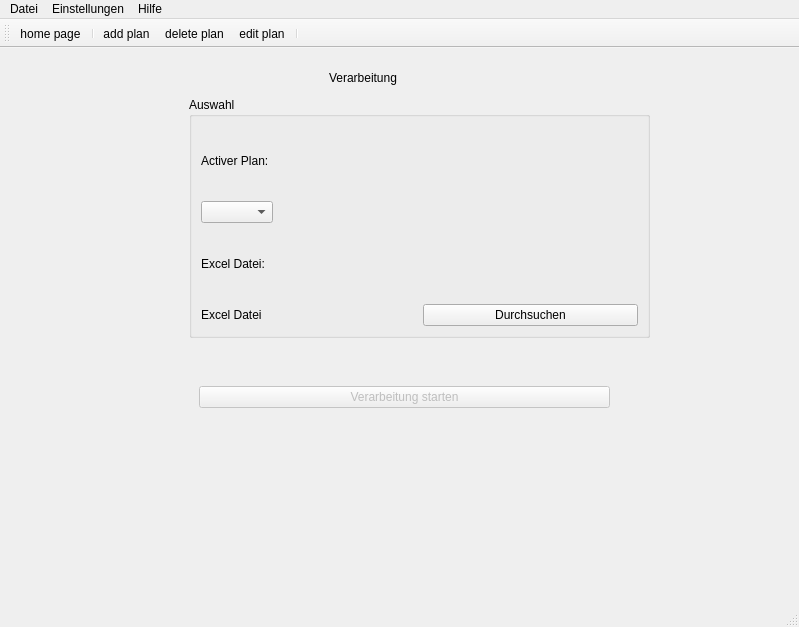
<?xml version="1.0" encoding="UTF-8"?>
<ui version="4.0">
 <class>MainWindow</class>
 <widget class="QMainWindow" name="MainWindow">
  <property name="geometry">
   <rect>
    <x>0</x>
    <y>0</y>
    <width>799</width>
    <height>627</height>
   </rect>
  </property>
  <property name="sizePolicy">
   <sizepolicy hsizetype="Expanding" vsizetype="Expanding">
    <horstretch>0</horstretch>
    <verstretch>0</verstretch>
   </sizepolicy>
  </property>
  <property name="windowTitle">
   <string>Fair Einwahl</string>
  </property>
  <widget class="QWidget" name="centralwidget">
   <layout class="QHBoxLayout" name="horizontalLayout_6">
    <item>
     <widget class="QStackedWidget" name="mainStackedWidget">
      <property name="currentIndex">
       <number>2</number>
      </property>
      <widget class="QWidget" name="navigationPage">
       <layout class="QHBoxLayout" name="horizontalLayout_3">
        <property name="spacing">
         <number>0</number>
        </property>
        <property name="leftMargin">
         <number>0</number>
        </property>
        <property name="topMargin">
         <number>0</number>
        </property>
        <property name="rightMargin">
         <number>0</number>
        </property>
        <property name="bottomMargin">
         <number>0</number>
        </property>
        <item>
         <widget class="QWidget" name="widget" native="true">
          <layout class="QHBoxLayout" name="horizontalLayout_2">
           <property name="spacing">
            <number>0</number>
           </property>
           <property name="leftMargin">
            <number>0</number>
           </property>
           <property name="topMargin">
            <number>0</number>
           </property>
           <property name="rightMargin">
            <number>0</number>
           </property>
           <property name="bottomMargin">
            <number>0</number>
           </property>
           <item>
            <widget class="QWidget" name="leftPanel" native="true">
             <property name="sizePolicy">
              <sizepolicy hsizetype="Preferred" vsizetype="Preferred">
               <horstretch>1</horstretch>
               <verstretch>0</verstretch>
              </sizepolicy>
             </property>
             <property name="minimumSize">
              <size>
               <width>200</width>
               <height>0</height>
              </size>
             </property>
             <layout class="QVBoxLayout" name="verticalLayout">
              <property name="spacing">
               <number>0</number>
              </property>
              <property name="leftMargin">
               <number>0</number>
              </property>
              <property name="topMargin">
               <number>0</number>
              </property>
              <property name="rightMargin">
               <number>0</number>
              </property>
              <property name="bottomMargin">
               <number>0</number>
              </property>
              <item>
               <widget class="QWidget" name="logoContainer" native="true">
                <property name="sizePolicy">
                 <sizepolicy hsizetype="Preferred" vsizetype="Fixed">
                  <horstretch>0</horstretch>
                  <verstretch>0</verstretch>
                 </sizepolicy>
                </property>
                <property name="maximumSize">
                 <size>
                  <width>16777215</width>
                  <height>120</height>
                 </size>
                </property>
                <property name="baseSize">
                 <size>
                  <width>0</width>
                  <height>64</height>
                 </size>
                </property>
                <layout class="QHBoxLayout" name="horizontalLayout_4">
                 <property name="spacing">
                  <number>0</number>
                 </property>
                 <property name="leftMargin">
                  <number>0</number>
                 </property>
                 <property name="topMargin">
                  <number>0</number>
                 </property>
                 <property name="rightMargin">
                  <number>0</number>
                 </property>
                 <property name="bottomMargin">
                  <number>0</number>
                 </property>
                 <item>
                  <widget class="QLabel" name="logoLabel">
                   <property name="text">
                    <string/>
                   </property>
                   <property name="pixmap">
                    <pixmap>../recources/images/FairEinwahlLogo.png</pixmap>
                   </property>
                   <property name="scaledContents">
                    <bool>true</bool>
                   </property>
                   <property name="alignment">
                    <set>Qt::AlignmentFlag::AlignCenter</set>
                   </property>
                  </widget>
                 </item>
                </layout>
               </widget>
              </item>
              <item>
               <layout class="QHBoxLayout" name="horizontalLayout_5">
                <property name="spacing">
                 <number>0</number>
                </property>
                <item>
                 <widget class="QListWidget" name="navigationListWidget"/>
                </item>
               </layout>
              </item>
             </layout>
            </widget>
           </item>
           <item>
            <widget class="QStackedWidget" name="infoStackedWidget">
             <property name="sizePolicy">
              <sizepolicy hsizetype="Preferred" vsizetype="Preferred">
               <horstretch>5</horstretch>
               <verstretch>0</verstretch>
              </sizepolicy>
             </property>
             <property name="currentIndex">
              <number>1</number>
             </property>
             <widget class="QWidget" name="page"/>
             <widget class="QWidget" name="page_2"/>
            </widget>
           </item>
          </layout>
         </widget>
        </item>
       </layout>
      </widget>
      <widget class="QWidget" name="planListPage">
       <layout class="QHBoxLayout" name="horizontalLayout_7">
        <property name="leftMargin">
         <number>0</number>
        </property>
        <property name="topMargin">
         <number>0</number>
        </property>
        <property name="rightMargin">
         <number>0</number>
        </property>
        <property name="bottomMargin">
         <number>0</number>
        </property>
        <item>
         <widget class="QWidget" name="planLeftPanel" native="true">
          <property name="sizePolicy">
           <sizepolicy hsizetype="Preferred" vsizetype="Preferred">
            <horstretch>1</horstretch>
            <verstretch>0</verstretch>
           </sizepolicy>
          </property>
          <layout class="QVBoxLayout" name="verticalLayout_2">
           <property name="leftMargin">
            <number>0</number>
           </property>
           <property name="topMargin">
            <number>0</number>
           </property>
           <property name="rightMargin">
            <number>0</number>
           </property>
           <property name="bottomMargin">
            <number>0</number>
           </property>
           <item>
            <widget class="QLabel" name="label">
             <property name="text">
              <string>Pläne</string>
             </property>
             <property name="alignment">
              <set>Qt::AlignmentFlag::AlignCenter</set>
             </property>
            </widget>
           </item>
           <item>
            <layout class="QHBoxLayout" name="horizontalLayout">
             <property name="spacing">
              <number>0</number>
             </property>
             <item>
              <widget class="QListView" name="planListView"/>
             </item>
            </layout>
           </item>
          </layout>
         </widget>
        </item>
        <item>
         <widget class="QWidget" name="verticalWidget" native="true">
          <property name="sizePolicy">
           <sizepolicy hsizetype="Preferred" vsizetype="Preferred">
            <horstretch>3</horstretch>
            <verstretch>0</verstretch>
           </sizepolicy>
          </property>
          <layout class="QVBoxLayout" name="verticalLayout_3">
           <property name="spacing">
            <number>0</number>
           </property>
           <property name="leftMargin">
            <number>0</number>
           </property>
           <property name="topMargin">
            <number>0</number>
           </property>
           <property name="rightMargin">
            <number>0</number>
           </property>
           <property name="bottomMargin">
            <number>0</number>
           </property>
           <item>
            <widget class="QScrollArea" name="scrollArea">
             <property name="widgetResizable">
              <bool>true</bool>
             </property>
             <widget class="QWidget" name="scrollAreaWidgetContents_2">
              <property name="geometry">
               <rect>
                <x>0</x>
                <y>0</y>
                <width>106</width>
                <height>223</height>
               </rect>
              </property>
              <layout class="QVBoxLayout" name="verticalLayout_4">
               <property name="spacing">
                <number>0</number>
               </property>
               <property name="leftMargin">
                <number>0</number>
               </property>
               <property name="topMargin">
                <number>0</number>
               </property>
               <property name="rightMargin">
                <number>0</number>
               </property>
               <property name="bottomMargin">
                <number>0</number>
               </property>
               <item>
                <widget class="QWidget" name="generalPlanInfo" native="true">
                 <layout class="QVBoxLayout" name="verticalLayout_5">
                  <property name="spacing">
                   <number>0</number>
                  </property>
                  <property name="leftMargin">
                   <number>0</number>
                  </property>
                  <property name="topMargin">
                   <number>0</number>
                  </property>
                  <property name="rightMargin">
                   <number>0</number>
                  </property>
                  <property name="bottomMargin">
                   <number>5</number>
                  </property>
                  <item>
                   <widget class="QLabel" name="label_3">
                    <property name="maximumSize">
                     <size>
                      <width>16777215</width>
                      <height>20</height>
                     </size>
                    </property>
                    <property name="text">
                     <string>Plan Name</string>
                    </property>
                    <property name="alignment">
                     <set>Qt::AlignmentFlag::AlignLeading|Qt::AlignmentFlag::AlignLeft|Qt::AlignmentFlag::AlignVCenter</set>
                    </property>
                    <property name="margin">
                     <number>0</number>
                    </property>
                   </widget>
                  </item>
                  <item>
                   <widget class="QLabel" name="infoPlanNameLabel">
                    <property name="maximumSize">
                     <size>
                      <width>16777215</width>
                      <height>20</height>
                     </size>
                    </property>
                    <property name="text">
                     <string>Plan Name Example</string>
                    </property>
                    <property name="alignment">
                     <set>Qt::AlignmentFlag::AlignLeading|Qt::AlignmentFlag::AlignLeft|Qt::AlignmentFlag::AlignVCenter</set>
                    </property>
                    <property name="margin">
                     <number>0</number>
                    </property>
                   </widget>
                  </item>
                 </layout>
                </widget>
               </item>
               <item>
                <widget class="QWidget" name="MinMaxCapacityInfo" native="true">
                 <layout class="QVBoxLayout" name="verticalLayout_10">
                  <property name="spacing">
                   <number>0</number>
                  </property>
                  <property name="leftMargin">
                   <number>0</number>
                  </property>
                  <property name="topMargin">
                   <number>0</number>
                  </property>
                  <property name="rightMargin">
                   <number>0</number>
                  </property>
                  <property name="bottomMargin">
                   <number>0</number>
                  </property>
                  <item>
                   <layout class="QHBoxLayout" name="horizontalLayout_13">
                    <property name="spacing">
                     <number>0</number>
                    </property>
                    <item>
                     <widget class="QLabel" name="label_11">
                      <property name="sizePolicy">
                       <sizepolicy hsizetype="Preferred" vsizetype="Preferred">
                        <horstretch>1</horstretch>
                        <verstretch>0</verstretch>
                       </sizepolicy>
                      </property>
                      <property name="text">
                       <string>Min Capacity:</string>
                      </property>
                      <property name="scaledContents">
                       <bool>false</bool>
                      </property>
                      <property name="alignment">
                       <set>Qt::AlignmentFlag::AlignRight|Qt::AlignmentFlag::AlignTrailing|Qt::AlignmentFlag::AlignVCenter</set>
                      </property>
                     </widget>
                    </item>
                    <item>
                     <widget class="QLabel" name="infoMinCapLabel">
                      <property name="sizePolicy">
                       <sizepolicy hsizetype="Preferred" vsizetype="Preferred">
                        <horstretch>7</horstretch>
                        <verstretch>0</verstretch>
                       </sizepolicy>
                      </property>
                      <property name="maximumSize">
                       <size>
                        <width>16777215</width>
                        <height>20</height>
                       </size>
                      </property>
                      <property name="text">
                       <string>0</string>
                      </property>
                      <property name="alignment">
                       <set>Qt::AlignmentFlag::AlignLeading|Qt::AlignmentFlag::AlignLeft|Qt::AlignmentFlag::AlignVCenter</set>
                      </property>
                      <property name="margin">
                       <number>0</number>
                      </property>
                     </widget>
                    </item>
                   </layout>
                  </item>
                  <item>
                   <layout class="QHBoxLayout" name="horizontalLayout_14">
                    <property name="spacing">
                     <number>0</number>
                    </property>
                    <item>
                     <widget class="QLabel" name="label_13">
                      <property name="sizePolicy">
                       <sizepolicy hsizetype="Preferred" vsizetype="Preferred">
                        <horstretch>1</horstretch>
                        <verstretch>0</verstretch>
                       </sizepolicy>
                      </property>
                      <property name="text">
                       <string>Max Capacity:</string>
                      </property>
                      <property name="alignment">
                       <set>Qt::AlignmentFlag::AlignRight|Qt::AlignmentFlag::AlignTrailing|Qt::AlignmentFlag::AlignVCenter</set>
                      </property>
                     </widget>
                    </item>
                    <item>
                     <widget class="QLabel" name="infoMaxCapLabel">
                      <property name="sizePolicy">
                       <sizepolicy hsizetype="Preferred" vsizetype="Preferred">
                        <horstretch>7</horstretch>
                        <verstretch>0</verstretch>
                       </sizepolicy>
                      </property>
                      <property name="text">
                       <string>0</string>
                      </property>
                     </widget>
                    </item>
                   </layout>
                  </item>
                 </layout>
                </widget>
               </item>
               <item>
                <widget class="QWidget" name="sportTypesInfo" native="true">
                 <layout class="QVBoxLayout" name="verticalLayout_6">
                  <property name="spacing">
                   <number>0</number>
                  </property>
                  <property name="leftMargin">
                   <number>0</number>
                  </property>
                  <property name="topMargin">
                   <number>0</number>
                  </property>
                  <property name="rightMargin">
                   <number>0</number>
                  </property>
                  <property name="bottomMargin">
                   <number>0</number>
                  </property>
                  <item>
                   <widget class="QLabel" name="label_4">
                    <property name="sizePolicy">
                     <sizepolicy hsizetype="Preferred" vsizetype="Preferred">
                      <horstretch>0</horstretch>
                      <verstretch>1</verstretch>
                     </sizepolicy>
                    </property>
                    <property name="maximumSize">
                     <size>
                      <width>16777215</width>
                      <height>20</height>
                     </size>
                    </property>
                    <property name="text">
                     <string>Sportarten</string>
                    </property>
                    <property name="alignment">
                     <set>Qt::AlignmentFlag::AlignCenter</set>
                    </property>
                    <property name="margin">
                     <number>0</number>
                    </property>
                   </widget>
                  </item>
                  <item>
                   <widget class="QWidget" name="horizontalWidget_3" native="true">
                    <property name="sizePolicy">
                     <sizepolicy hsizetype="Preferred" vsizetype="Preferred">
                      <horstretch>0</horstretch>
                      <verstretch>2</verstretch>
                     </sizepolicy>
                    </property>
                    <property name="minimumSize">
                     <size>
                      <width>0</width>
                      <height>30</height>
                     </size>
                    </property>
                    <layout class="QHBoxLayout" name="horizontalLayout_8">
                     <property name="leftMargin">
                      <number>0</number>
                     </property>
                     <property name="topMargin">
                      <number>0</number>
                     </property>
                     <property name="rightMargin">
                      <number>0</number>
                     </property>
                     <property name="bottomMargin">
                      <number>0</number>
                     </property>
                     <item>
                      <widget class="QTableWidget" name="infoSportsTableWidget">
                       <property name="editTriggers">
                        <set>QAbstractItemView::EditTrigger::AllEditTriggers</set>
                       </property>
                       <column>
                        <property name="text">
                         <string>Sport Index</string>
                        </property>
                       </column>
                       <column>
                        <property name="text">
                         <string>Sport Name</string>
                        </property>
                       </column>
                      </widget>
                     </item>
                    </layout>
                   </widget>
                  </item>
                 </layout>
                </widget>
               </item>
               <item>
                <widget class="QWidget" name="SemestrsInfo" native="true">
                 <layout class="QVBoxLayout" name="verticalLayout_7">
                  <property name="leftMargin">
                   <number>0</number>
                  </property>
                  <property name="topMargin">
                   <number>0</number>
                  </property>
                  <property name="rightMargin">
                   <number>0</number>
                  </property>
                  <property name="bottomMargin">
                   <number>0</number>
                  </property>
                  <item>
                   <widget class="QLabel" name="label_7">
                    <property name="maximumSize">
                     <size>
                      <width>16777215</width>
                      <height>20</height>
                     </size>
                    </property>
                    <property name="text">
                     <string>Semestrs</string>
                    </property>
                    <property name="alignment">
                     <set>Qt::AlignmentFlag::AlignCenter</set>
                    </property>
                    <property name="margin">
                     <number>0</number>
                    </property>
                   </widget>
                  </item>
                  <item>
                   <widget class="QWidget" name="horizontalWidget_6" native="true">
                    <property name="minimumSize">
                     <size>
                      <width>0</width>
                      <height>30</height>
                     </size>
                    </property>
                    <layout class="QHBoxLayout" name="horizontalLayout_11">
                     <property name="leftMargin">
                      <number>0</number>
                     </property>
                     <property name="topMargin">
                      <number>0</number>
                     </property>
                     <property name="rightMargin">
                      <number>0</number>
                     </property>
                     <property name="bottomMargin">
                      <number>0</number>
                     </property>
                     <item>
                      <widget class="QTableWidget" name="infoSemestrsTableWidget">
                       <property name="editTriggers">
                        <set>QAbstractItemView::EditTrigger::AllEditTriggers</set>
                       </property>
                       <column>
                        <property name="text">
                         <string>Semestr</string>
                        </property>
                       </column>
                      </widget>
                     </item>
                    </layout>
                   </widget>
                  </item>
                 </layout>
                </widget>
               </item>
               <item>
                <widget class="QWidget" name="SlotsInfo" native="true">
                 <layout class="QVBoxLayout" name="verticalLayout_8">
                  <property name="leftMargin">
                   <number>0</number>
                  </property>
                  <property name="topMargin">
                   <number>0</number>
                  </property>
                  <property name="rightMargin">
                   <number>0</number>
                  </property>
                  <property name="bottomMargin">
                   <number>0</number>
                  </property>
                  <item>
                   <widget class="QLabel" name="label_8">
                    <property name="maximumSize">
                     <size>
                      <width>16777215</width>
                      <height>20</height>
                     </size>
                    </property>
                    <property name="text">
                     <string>Slots</string>
                    </property>
                    <property name="alignment">
                     <set>Qt::AlignmentFlag::AlignCenter</set>
                    </property>
                    <property name="margin">
                     <number>0</number>
                    </property>
                   </widget>
                  </item>
                  <item>
                   <widget class="QWidget" name="horizontalWidget_7" native="true">
                    <property name="minimumSize">
                     <size>
                      <width>0</width>
                      <height>30</height>
                     </size>
                    </property>
                    <layout class="QHBoxLayout" name="horizontalLayout_12">
                     <property name="leftMargin">
                      <number>0</number>
                     </property>
                     <property name="topMargin">
                      <number>0</number>
                     </property>
                     <property name="rightMargin">
                      <number>0</number>
                     </property>
                     <property name="bottomMargin">
                      <number>0</number>
                     </property>
                     <item>
                      <widget class="QTableWidget" name="infoSlotsTableWidget">
                       <property name="editTriggers">
                        <set>QAbstractItemView::EditTrigger::AllEditTriggers</set>
                       </property>
                       <column>
                        <property name="text">
                         <string>Slot</string>
                        </property>
                       </column>
                      </widget>
                     </item>
                    </layout>
                   </widget>
                  </item>
                 </layout>
                </widget>
               </item>
              </layout>
             </widget>
            </widget>
           </item>
          </layout>
         </widget>
        </item>
       </layout>
      </widget>
      <widget class="QWidget" name="processingPage">
       <widget class="QLabel" name="label_2">
        <property name="geometry">
         <rect>
          <x>320</x>
          <y>0</y>
          <width>81</width>
          <height>41</height>
         </rect>
        </property>
        <property name="text">
         <string>Verarbeitung</string>
        </property>
       </widget>
       <widget class="QGroupBox" name="groupBox">
        <property name="geometry">
         <rect>
          <x>180</x>
          <y>40</y>
          <width>461</width>
          <height>241</height>
         </rect>
        </property>
        <property name="title">
         <string>Auswahl</string>
        </property>
        <layout class="QVBoxLayout" name="verticalLayout_12">
         <item>
          <layout class="QVBoxLayout" name="verticalLayout_9">
           <item>
            <widget class="QLabel" name="label_5">
             <property name="text">
              <string>Activer Plan:</string>
             </property>
            </widget>
           </item>
           <item>
            <layout class="QHBoxLayout" name="horizontalLayout_10">
             <item>
              <widget class="QComboBox" name="selectPlanComboBox">
               <property name="sizePolicy">
                <sizepolicy hsizetype="Preferred" vsizetype="Fixed">
                 <horstretch>0</horstretch>
                 <verstretch>0</verstretch>
                </sizepolicy>
               </property>
              </widget>
             </item>
             <item>
              <spacer name="horizontalSpacer">
               <property name="orientation">
                <enum>Qt::Orientation::Horizontal</enum>
               </property>
               <property name="sizeType">
                <enum>QSizePolicy::Policy::Expanding</enum>
               </property>
               <property name="sizeHint" stdset="0">
                <size>
                 <width>40</width>
                 <height>20</height>
                </size>
               </property>
              </spacer>
             </item>
            </layout>
           </item>
          </layout>
         </item>
         <item>
          <layout class="QVBoxLayout" name="verticalLayout_11">
           <item>
            <widget class="QLabel" name="label_6">
             <property name="sizePolicy">
              <sizepolicy hsizetype="Preferred" vsizetype="Preferred">
               <horstretch>0</horstretch>
               <verstretch>0</verstretch>
              </sizepolicy>
             </property>
             <property name="text">
              <string>Excel Datei:</string>
             </property>
            </widget>
           </item>
           <item>
            <layout class="QHBoxLayout" name="horizontalLayout_9">
             <item>
              <widget class="QLabel" name="fileNameLabel">
               <property name="text">
                <string>Excel Datei</string>
               </property>
              </widget>
             </item>
             <item>
              <widget class="QPushButton" name="fileSearchPushButton">
               <property name="text">
                <string>Durchsuchen</string>
               </property>
              </widget>
             </item>
            </layout>
           </item>
          </layout>
         </item>
        </layout>
       </widget>
       <widget class="QWidget" name="horizontalLayoutWidget">
        <property name="geometry">
         <rect>
          <x>190</x>
          <y>290</y>
          <width>411</width>
          <height>101</height>
         </rect>
        </property>
        <layout class="QHBoxLayout" name="horizontalLayout_15">
         <item>
          <widget class="QPushButton" name="startProcessingPushButton">
           <property name="enabled">
            <bool>false</bool>
           </property>
           <property name="text">
            <string>Verarbeitung starten</string>
           </property>
          </widget>
         </item>
        </layout>
       </widget>
      </widget>
     </widget>
    </item>
   </layout>
  </widget>
  <widget class="QMenuBar" name="menubar">
   <property name="geometry">
    <rect>
     <x>0</x>
     <y>0</y>
     <width>799</width>
     <height>22</height>
    </rect>
   </property>
   <widget class="QMenu" name="menuDatei">
    <property name="title">
     <string>Datei</string>
    </property>
   </widget>
   <widget class="QMenu" name="menuEinstellungen">
    <property name="title">
     <string>Einstellungen</string>
    </property>
   </widget>
   <widget class="QMenu" name="menuHilfe">
    <property name="title">
     <string>Hilfe</string>
    </property>
    <addaction name="action1_page"/>
    <addaction name="action2_page"/>
   </widget>
   <addaction name="menuDatei"/>
   <addaction name="menuEinstellungen"/>
   <addaction name="menuHilfe"/>
  </widget>
  <widget class="QStatusBar" name="statusbar"/>
  <widget class="QToolBar" name="toolBar">
   <property name="windowTitle">
    <string>toolBar</string>
   </property>
   <attribute name="toolBarArea">
    <enum>TopToolBarArea</enum>
   </attribute>
   <attribute name="toolBarBreak">
    <bool>false</bool>
   </attribute>
   <addaction name="actionhome_page"/>
   <addaction name="separator"/>
   <addaction name="actionadd_plan"/>
   <addaction name="actiondelete_plan"/>
   <addaction name="actionedit_plan"/>
   <addaction name="separator"/>
  </widget>
  <action name="action1_page">
   <property name="text">
    <string>1 page</string>
   </property>
  </action>
  <action name="action2_page">
   <property name="text">
    <string>2 page</string>
   </property>
  </action>
  <action name="actionhome_page">
   <property name="icon">
    <iconset theme="QIcon::ThemeIcon::GoHome"/>
   </property>
   <property name="text">
    <string>home page</string>
   </property>
   <property name="toolTip">
    <string>go to home page</string>
   </property>
   <property name="menuRole">
    <enum>QAction::MenuRole::NoRole</enum>
   </property>
  </action>
  <action name="actionadd_plan">
   <property name="icon">
    <iconset theme="QIcon::ThemeIcon::ListAdd">
     <normaloff>../recources/images/icons/blue-document--plus.png</normaloff>../recources/images/icons/blue-document--plus.png</iconset>
   </property>
   <property name="text">
    <string>add plan</string>
   </property>
   <property name="toolTip">
    <string>add plan</string>
   </property>
   <property name="menuRole">
    <enum>QAction::MenuRole::NoRole</enum>
   </property>
  </action>
  <action name="actiondelete_plan">
   <property name="icon">
    <iconset theme="QIcon::ThemeIcon::ListRemove">
     <normaloff>../recources/images/icons/blue-document--minus.png</normaloff>../recources/images/icons/blue-document--minus.png</iconset>
   </property>
   <property name="text">
    <string>delete plan</string>
   </property>
   <property name="toolTip">
    <string>delete selected plan</string>
   </property>
   <property name="menuRole">
    <enum>QAction::MenuRole::NoRole</enum>
   </property>
  </action>
  <action name="actionedit_plan">
   <property name="icon">
    <iconset>
     <normaloff>../recources/images/icons/blue-document--pencil.png</normaloff>../recources/images/icons/blue-document--pencil.png</iconset>
   </property>
   <property name="text">
    <string>edit plan</string>
   </property>
   <property name="toolTip">
    <string>edit selected plan</string>
   </property>
   <property name="menuRole">
    <enum>QAction::MenuRole::NoRole</enum>
   </property>
  </action>
 </widget>
 <resources/>
 <connections/>
</ui>
